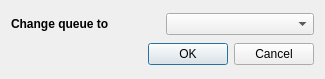
<?xml version="1.0" encoding="UTF-8"?>
<ui version="4.0">
 <class>QueueChangeDialog</class>
 <widget class="QDialog" name="QueueChangeDialog">
  <property name="geometry">
   <rect>
    <x>0</x>
    <y>0</y>
    <width>325</width>
    <height>79</height>
   </rect>
  </property>
  <property name="windowTitle">
   <string>Change queue</string>
  </property>
  <layout class="QVBoxLayout" name="verticalLayout">
   <item>
    <layout class="QHBoxLayout" name="horizontalLayout">
     <item>
      <widget class="QLabel" name="label">
       <property name="text">
        <string>&lt;html&gt;&lt;head/&gt;&lt;body&gt;&lt;p&gt;&lt;span style=&quot; font-weight:600;&quot;&gt;Change queue to &lt;/span&gt;&lt;/p&gt;&lt;/body&gt;&lt;/html&gt;</string>
       </property>
      </widget>
     </item>
     <item>
      <widget class="QComboBox" name="cmb_period"/>
     </item>
    </layout>
   </item>
   <item>
    <widget class="QDialogButtonBox" name="buttonBox">
     <property name="orientation">
      <enum>Qt::Horizontal</enum>
     </property>
     <property name="standardButtons">
      <set>QDialogButtonBox::Cancel|QDialogButtonBox::Ok</set>
     </property>
    </widget>
   </item>
  </layout>
 </widget>
 <resources/>
 <connections>
  <connection>
   <sender>buttonBox</sender>
   <signal>accepted()</signal>
   <receiver>QueueChangeDialog</receiver>
   <slot>accept()</slot>
   <hints>
    <hint type="sourcelabel">
     <x>248</x>
     <y>254</y>
    </hint>
    <hint type="destinationlabel">
     <x>157</x>
     <y>274</y>
    </hint>
   </hints>
  </connection>
  <connection>
   <sender>buttonBox</sender>
   <signal>rejected()</signal>
   <receiver>QueueChangeDialog</receiver>
   <slot>reject()</slot>
   <hints>
    <hint type="sourcelabel">
     <x>316</x>
     <y>260</y>
    </hint>
    <hint type="destinationlabel">
     <x>286</x>
     <y>274</y>
    </hint>
   </hints>
  </connection>
 </connections>
</ui>
